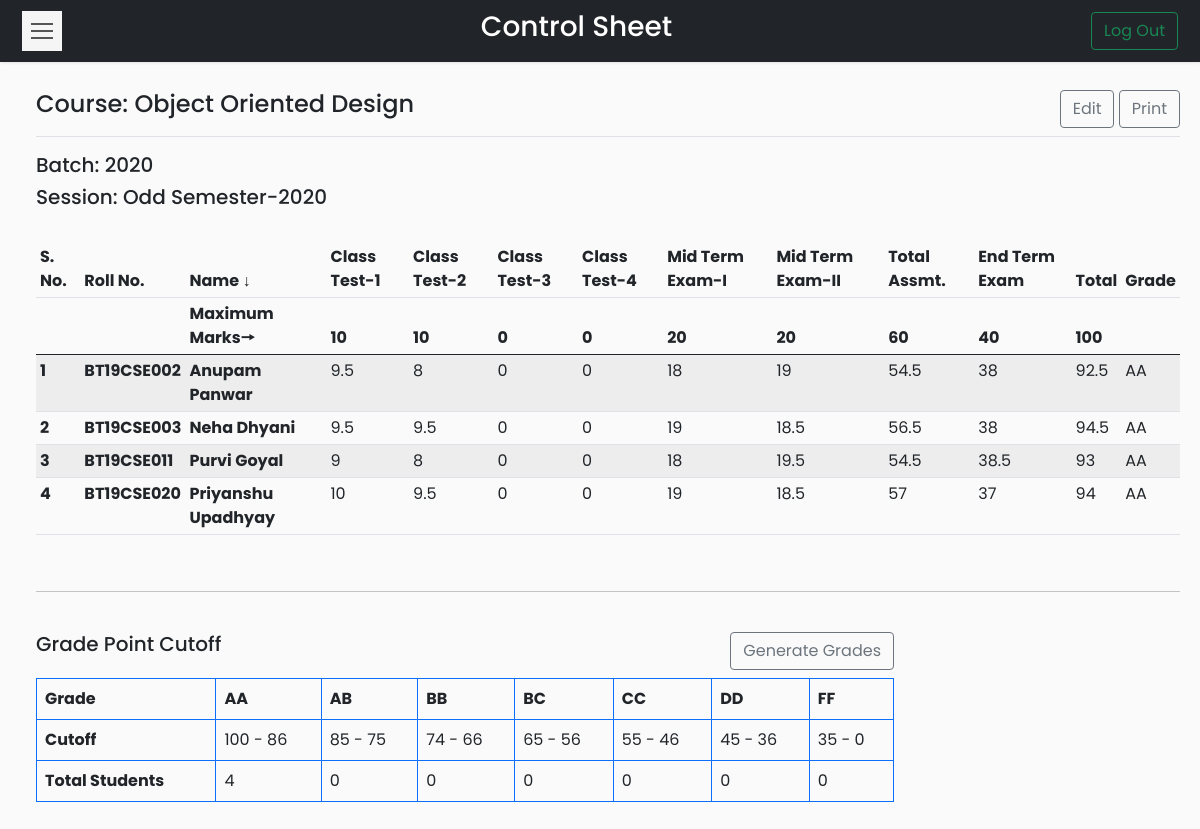
The app's page /Codes/coursetable.php?course=CSL-253 (signed in) with its own data.
### tables this page shows
CREATE TABLE `courses` (
  `id` int(11) NOT NULL,
  `course_name` varchar(50) NOT NULL,
  `course_code` varchar(20) NOT NULL,
  `semester` varchar(25) NOT NULL,
  `batch` varchar(20) NOT NULL
);

CREATE TABLE `controlsheet` (
  `course_code` varchar(20) NOT NULL,
  `roll_no` varchar(20) NOT NULL,
  `name` varchar(50) NOT NULL,
  `class_test_1` float NOT NULL DEFAULT 0,
  `class_test_2` float NOT NULL DEFAULT 0,
  `class_test_3` float NOT NULL DEFAULT 0,
  `class_test_4` float NOT NULL DEFAULT 0,
  `mid_term_1` float NOT NULL DEFAULT 0,
  `mid_term_2` float NOT NULL DEFAULT 0,
  `total_assessment` float NOT NULL DEFAULT 0,
  `end_term` float NOT NULL DEFAULT 0,
  `total_marks` float NOT NULL DEFAULT 0,
  `grade` varchar(5) NOT NULL
);

CREATE TABLE `gradewindow` (
  `course_code` varchar(20) NOT NULL,
  `grade` varchar(5) NOT NULL,
  `lower_cutoff` float NOT NULL,
  `upper_cutoff` float NOT NULL,
  `no_of_students` int(5) NOT NULL
);

### Codes/coursetable.php (the view, shortened to what this page needs)
<?php
if (isset($_SESSION['id'])) {
?>
    <!DOCTYPE html>
    <html>
    <head>
        <link rel="stylesheet" href="css/bootstrap.min.css">
        <link rel="stylesheet" href="css/custom.css">
        <?php
        require_once __DIR__ . '/connection/connect.php';
        if (isset($_GET['course'])) {
            $cd = $_GET['course'];
        } else {
            header('Location: dashboard.php?error=ERROR OCCURRED');
            exit();
        }
        ?>
    </head>
    <body>
        <nav class="navbar navbar-light bg-dark">
            <div class="container-fluid">
                <button type="button" id="sidebarCollapse" class="navbar-btn">
                    <span></span>
                    <span></span>
                    <span></span>
                </button>
                <span class="text-white h3">Control Sheet</span>
                <form class="d-flex">
                    <a href="logout.php">
                        <button class="btn btn-outline-success" type="button">Log Out</button>
                    </a>
                </form>
            </div>
        </nav>
        <div class="wrapper">
            <div id="content">
                <?php
                $sql = "SELECT course_name, semester, batch FROM courses WHERE course_code='$cd'";
                $result = $conn->query($sql);
                $row = $result->fetch_assoc();
                $cn = $row['course_name'];
                ?>
                <main class="col-md-auto ms-sm-3 col-lg-auto px-md-auto" id="printableTable">
                    <div class="d-flex justify-content-between flex-wrap flex-md-nowrap align-items-center pt-2 pb-2 mb-3 border-bottom btn-toolbar mb-3" role="toolbar" aria-label="Toolbar with button groups">
                        <h4 class="h4"><?php echo "Course: " . $cn ?></h4>
                        <div class="d-grid gap-2 d-md-block" role="group" aria-label="First group">
                            <a type="button" class="btn btn-outline-secondary" href="edit.php?course=<?php echo $cd ?>">Edit</a>
                            <a type="button" class="btn btn-outline-secondary" target="_blank" href="print.php?course=<?php echo $cd ?>">Print</a>
                        </div>
                    </div>
                    <h5>Batch: <?php echo $row['batch']; ?></h5>
                    <h5>Session: <?php echo $row['semester']; ?></h5>
                    <br>
                    <div class="table-responsive">
                        <table class="table table-striped table-sm">
                            <thead>
                                <tr>
                                    <th>S. No.</th>
                                    <th>Roll No.</th>
                                    <th>Name ↓</th>
                                    <th>Class Test-1</th>
                                    <th>Class Test-2</th>
                                    <th>Class Test-3</th>
                                    <th>Class Test-4</th>
                                    <th>Mid Term Exam-I</th>
                                    <th>Mid Term Exam-II</th>
                                    <th>Total Assmt.</th>
                                    <th>End Term Exam</th>
                                    <th>Total</th>
                                    <th>Grade</th>
                                </tr>
                                <tr>
                                    <th></th>
                                    <th></th>
                                    <?php
                                    $sql = "SELECT * FROM controlsheet WHERE course_code='$cd'";
                                    $result = $conn->query($sql);
                                    if ($row = $result->fetch_assoc()) {
                                    ?>
                                        <th>Maximum Marks🠖</th>
                                        <th><?php echo $row['class_test_1']; ?></th>
                                        <th><?php echo $row['class_test_2']; ?></th>
                                        <th><?php echo $row['class_test_3']; ?></th>
                                        <th><?php echo $row['class_test_4']; ?></th>
                                        <th><?php echo $row['mid_term_1']; ?></th>
                                        <th><?php echo $row['mid_term_2']; ?></th>
                                        <th><?php echo $row['total_assessment']; ?></th>
                                        <th><?php echo $row['end_term']; ?></th>
                                        <th><?php echo $row['total_marks']; ?></th>
                                        <th><?php echo $row['grade']; ?></th>
                                    <?php } ?>
                                </tr>
                            </thead>
                            <tbody>
                                <?php
                                $i = 1;
                                while ($row = $result->fetch_assoc()) { ?>
                                    <tr>
                                        <td><strong><?php echo $i++; ?></strong></td>
                                        <td><strong><?php echo $row['roll_no']; ?></strong></td>
                                        <td><strong><?php echo $row['name']; ?></strong></td>
                                        <td><?php echo $row['class_test_1']; ?></td>
                                        <td><?php echo $row['class_test_2']; ?></td>
                                        <td><?php echo $row['class_test_3']; ?></td>
                                        <td><?php echo $row['class_test_4']; ?></td>
                                        <td><?php echo $row['mid_term_1']; ?></td>
                                        <td><?php echo $row['mid_term_2']; ?></td>
                                        <td><?php echo $row['total_assessment']; ?></td>
                                        <td><?php echo $row['end_term']; ?></td>
                                        <td><?php echo $row['total_marks']; ?></td>
                                        <td><?php echo $row['grade']; ?></td>
                                    </tr>
                                <?php } ?>
                            </tbody>
                        </table>
                    </div>
                    <br>
                    <hr>
                    <br>
                    <div class="table-responsive grade">
                        <div class="sameline grades">
                            <div class="text-start h5">Grade Point Cutoff</div>
                            <a class="btn btn-outline-secondary mb-2" href="generate.php?course=<?php echo $cd ?>">Generate Grades</a>
                        </div>
                        <table class="table table-bordered border-primary grades">
                            <thead>
                                <tr>
                                    <td><strong>Grade</strong></td>
                                    <?php
                                    $sql = "SELECT grade FROM gradewindow WHERE course_code='$cd' ORDER BY grade";
                                    $result = $conn->query($sql);
                                    while ($row = $result->fetch_assoc()) {
                                    ?>
                                        <td><strong><?php echo $row['grade'];
                                        } ?></strong></td>
                                </tr>
                            </thead>
                            <tbody>
                                <tr>
                                    <td scope="row"><strong>Cutoff</strong></td>
                                    <?php
                                    $sql = "SELECT grade,lower_cutoff,upper_cutoff FROM gradewindow WHERE course_code='$cd' ORDER BY grade";
                                    $result = $conn->query($sql);
                                    while ($row = $result->fetch_assoc()) {
                                    ?>
                                        <td scope="row"><?php echo $row['upper_cutoff']; ?> - <?php echo $row['lower_cutoff']; ?></td>
                                        <?php } ?>
                                </tr>
                                <tr>
                                    <td><strong>Total Students</strong></td>
                                    <?php
                                    $sql = "SELECT grade,no_of_students FROM gradewindow WHERE course_code='$cd' ORDER BY grade";
                                    $result = $conn->query($sql);
                                    while ($row = $result->fetch_assoc()) {
                                    ?>
                                        <td scope="row"><?php echo $row['no_of_students']; ?></td>
                                        <?php } ?>
                                </tr>
                            </tbody>
                        </table>
                    </div>
                </main>
            </div>
        </div>
    <?php
} else {
    header('Location: index.php?error=INVALID REQUEST');
    exit();
}
    ?>
    </body>
    </html>

### Codes/css/custom.css (style rules this page uses)
body { font-family: 'Poppins', sans-serif; background: #fafafa; }
a, a:hover, a:focus { color: inherit; text-decoration: none; transition: all 0.3s; }
.navbar { padding: 10px 10px; background: #fff; border: none; border-radius: 5; margin-bottom: 0px; box-shadow: 1px 1px 3px rgba(0, 0, 0, 0.1); }
.navbar-btn { box-shadow: none; outline: none !important; border: none; }
.wrapper { display: flex; width: 100%; align-items: stretch; perspective: 1500px; }
.grades { width:75%; }
.sameline { display: flex; justify-content: space-between; }
#content { width: 100%; padding: 20px; min-height: 100vh; transition: all 0.3s; }
#sidebarCollapse { width: 40px; height: 40px; background: #f5f5f5; cursor: pointer; }
#sidebarCollapse span { width: 80%; height: 2px; margin: 0 auto; display: block; background: #555; transition: all 0.8s cubic-bezier(0.810, -0.330, 0.345, 1.375); transition-delay: 0.2s; }
#sidebarCollapse span:first-of-type { transform: rotate(45deg) translate(2px, 2px); }
#sidebarCollapse span:nth-of-type(2) { opacity: 0; }
#sidebarCollapse span:last-of-type { transform: rotate(-45deg) translate(1px, -1px); }
@media (max-width: 10000px) { #sidebarCollapse span:first-of-type, #sidebarCollapse span:nth-of-type(2), #sidebarCollapse span:last-of-type { transform: none; opacity: 1; margin: 5px auto; } }

### records on screen
courses: course_name "Object Oriented Design", batch "2020", semester "Odd Semester-2020"
controlsheet: class_test_1 "10", class_test_2 "10", class_test_3 "0", class_test_4 "0", mid_term_1 "20", mid_term_2 "20", total_assessment "60", end_term "40", total_marks "100"
controlsheet: roll_no "BT19CSE002", name "Anupam Panwar", class_test_1 "9.5", class_test_2 "8", class_test_3 "0", class_test_4 "0", mid_term_1 "18", mid_term_2 "19", total_assessment "54.5", end_term "38", total_marks "92.5", grade "AA"
controlsheet: roll_no "BT19CSE003", name "Neha Dhyani", class_test_1 "9.5", class_test_2 "9.5", class_test_3 "0", class_test_4 "0", mid_term_1 "19", mid_term_2 "18.5", total_assessment "56.5", end_term "38", total_marks "94.5", grade "AA"
controlsheet: roll_no "BT19CSE011", name "Purvi Goyal", class_test_1 "9", class_test_2 "8", class_test_3 "0", class_test_4 "0", mid_term_1 "18", mid_term_2 "19.5", total_assessment "54.5", end_term "38.5", total_marks "93", grade "AA"
controlsheet: roll_no "BT19CSE020", name "Priyanshu Upadhyay", class_test_1 "10", class_test_2 "9.5", class_test_3 "0", class_test_4 "0", mid_term_1 "19", mid_term_2 "18.5", total_assessment "57", end_term "37", total_marks "94", grade "AA"
gradewindow: grade "AA", upper_cutoff "100", lower_cutoff "86", no_of_students "4"
gradewindow: grade "AB", upper_cutoff "85", lower_cutoff "75", no_of_students "0"
gradewindow: grade "BB", upper_cutoff "74", lower_cutoff "66", no_of_students "0"
gradewindow: grade "BC", upper_cutoff "65", lower_cutoff "56", no_of_students "0"
gradewindow: grade "CC", upper_cutoff "55", lower_cutoff "46", no_of_students "0"
gradewindow: grade "DD", upper_cutoff "45", lower_cutoff "36", no_of_students "0"
gradewindow: grade "FF", upper_cutoff "35", lower_cutoff "0", no_of_students "0"
